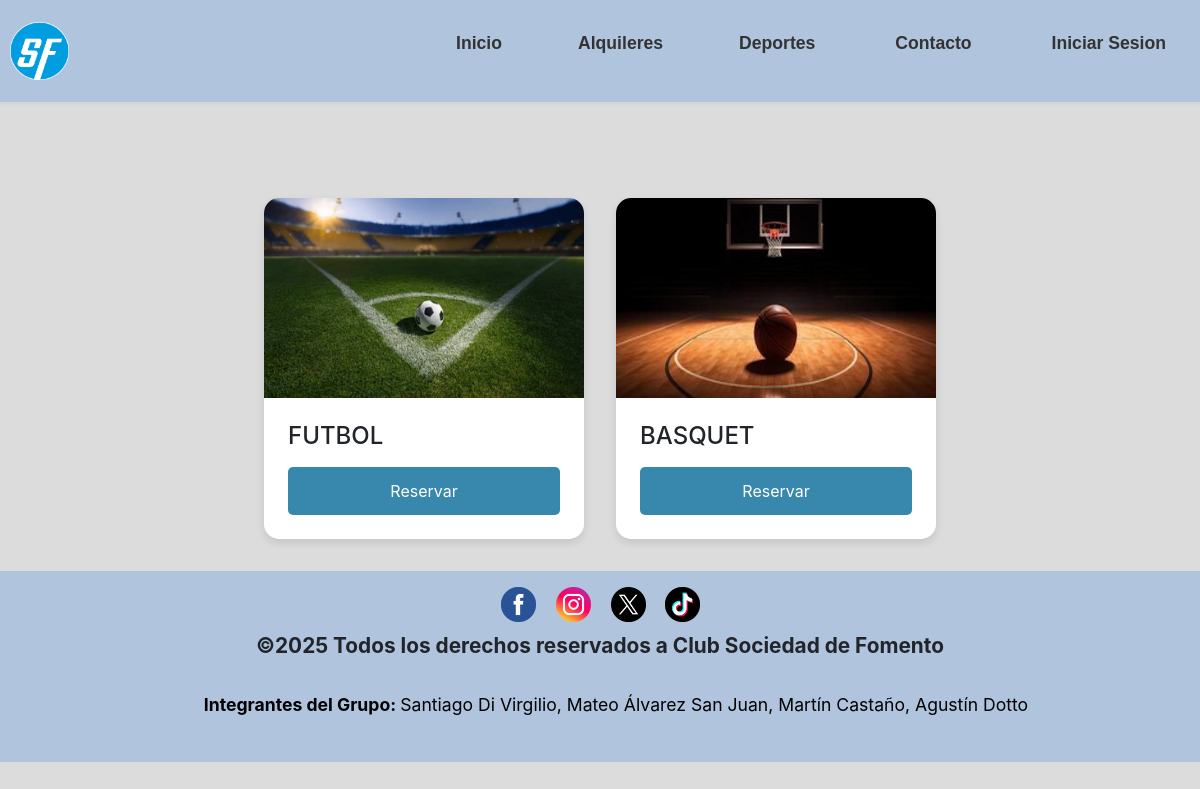
The page /deportes.php on the database its author committed.
### tables this page shows
CREATE TABLE `deportes` (
  `id_deporte` int(5) NOT NULL,
  `nombre` varchar(50) NOT NULL,
  `descripcion` varchar(255) NOT NULL,
  `cupo_maximo` int(5) NOT NULL
);

### deportes.php (the view, shortened to what this page needs)
<!DOCTYPE html>
<html lang="es">
<head>
    <link href="https://cdn.jsdelivr.net/npm/bootstrap@5.3.2/dist/css/bootstrap.min.css" rel="stylesheet">
	<link rel="stylesheet" href="https://cdnjs.cloudflare.com/ajax/libs/font-awesome/4.7.0/css/font-awesome.min.css">
	<link rel="stylesheet" type="text/css" href="css/estilos.css">
</head>
<body>
	<header>
		<a href="index.php"><img src="imagenes/logo.webp" alt="Logo de la página" class="logo"></a>
	<?php
    include("NAV.php");
    ?>
    </header>
<?php
        include("conexion.php");
        $resultado_2 = mysqli_query($conexion, "SELECT * FROM deportes");
?>
        <div class="canchas-container">
            <?php while($variable_2 = mysqli_fetch_assoc($resultado_2)){?>
                <?php if($variable_2["nombre"] != NULL && $variable_2['nombre'] != 'SALON'){?>
                    <div class="deporte-card">
                        <img src="imagenes/<?php echo $variable_2['nombre'].'.png'; ?>" alt="<?php echo $variable_2['nombre']; ?>">
                        <div class="deporte-card-body">
                            <h4><?php echo $variable_2["nombre"]; ?></h4>
                            <button class="btn-ver-horarios" data-cancha-id="<?php echo $variable_2['nombre']; ?>" data-cancha-nombre="<?php echo htmlspecialchars($variable_2['nombre'], ENT_QUOTES); ?>">Reservar</button>
                        </div>
                    </div>
                <?php }?>
            <?php }?>
        </div>
<footer>
<?php
    include("FOOTER.php");
?>
</footer>
</body>
</html>

### css/estilos.css (style rules this page uses)
* { padding: 0; margin: 0; }
body { background-color: #dcdcdc; font-family: -apple-system, BlinkMacSystemFont, "Segoe UI", Roboto, Helvetica, Arial, sans-serif, "Apple Color Emoji", "Segoe UI Emoji", "Segoe UI Symbol"; font-size: 1.3rem; background-size: cover; background-position: center; min-height: 100vh; / background-attachment: fixed; display: flex; flex-direction: column; }
header { display: flex; justify-content: space-between; background-color: #b0c4de; padding: 10px; position: relative; align-items: center; box-shadow: 0 2px 4px rgba(0, 0, 0, 0.05); }
a { text-decoration: none; }
.logo { width: 15%; }
.canchas-container { display: flex; flex-wrap: wrap; gap: 2rem; justify-content: center; padding: 2rem 0; }
.deporte-card { background-color: #fff; border-radius: 15px; box-shadow: 0 4px 8px rgba(0, 0, 0, 0.1); overflow: hidden; width: 320px; transition: transform 0.3s ease, box-shadow 0.3s ease; display: flex; flex-direction: column; }
.deporte-card img { width: 100%; height: 200px; object-fit: cover; }
.deporte-card-body { padding: 1.5rem; display: block; flex-direction:column; flex-grow: 1; }
footer { background-color: #b0c4de; text-align: center; padding: 1rem 0; }
.btn-ver-horarios { display: block; background-color: #3888ad; color: #ffffff; text-align: center; padding: 0.75rem 1rem; text-decoration: none; border-radius: 5px; margin-top: 1rem; transition: background-color 0.3s ease; border: none; cursor: pointer; width: 100%; font-family: inherit; font-size: 1rem; }

### rows shown on the page
deportes: nombre (picture), nombre "FUTBOL"
deportes: nombre (picture), nombre "BASQUET"
